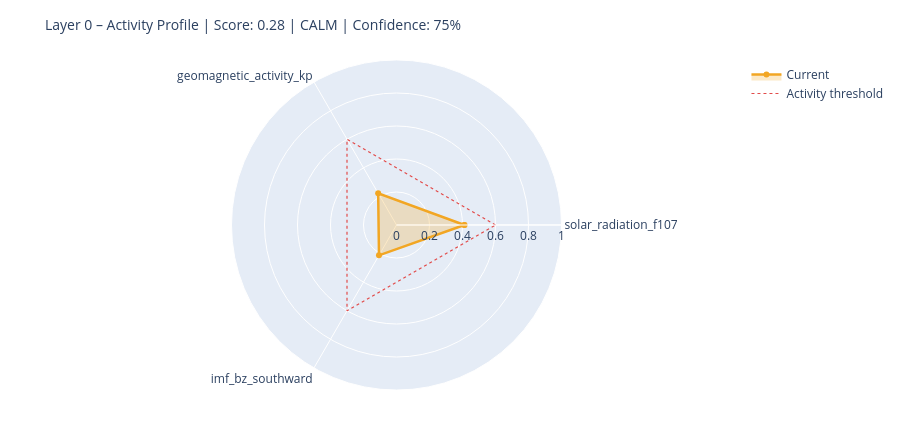

Source (notebook cell):
### Markdown cell above
---
## 6. State Assessment & Handoff to Layer 1

### Code cell
# ============================================================
# STEP 1 – Collect raw values with source modes
# Mode: 'primary' | 'fallback_3h' | 'last_valid' | 'missing'
# ============================================================

def safe_last(df, col):
    if df is None or col not in df.columns: return None
    s = df[col].dropna()
    return float(s.iloc[-1]) if not s.empty else None

f107_now = safe_last(df_f107, 'f10.7')
bz_now   = safe_last(df_mag,  'bz_gsm')
kp_now   = safe_last(df_kp,   'kp')
sw_now   = safe_last(df_sw,   'speed')

source_modes = {
    'F10.7':    'primary'  if f107_now is not None else 'missing',
    'Kp':       'primary'  if kp_now   is not None else 'missing',
    'IMF_Bz':   'primary'  if bz_now   is not None else 'missing',
    'SW_speed': 'primary'  if sw_now   is not None else 'missing',
}

# Kp Fallback – 3h endpoint
if kp_now is None:
    try:
        r = requests.get(
            'https://services.swpc.noaa.gov/json/noaa-planetary-k-index.json',
            timeout=10)
        r.raise_for_status()
        fb = pd.DataFrame(r.json())
        tc = next((c for c in fb.columns if 'time' in c.lower()), fb.columns[0])
        kc = next((c for c in fb.columns if 'kp' in c.lower() and c != tc), None)
        if kc:
            fb[kc] = fb[kc].astype(str).str.extract(r'([0-9]+(?:\.[0-9]*)?)')[0]
            fb[kc] = pd.to_numeric(fb[kc], errors='coerce')
            fb = fb[fb[kc] >= 0].dropna(subset=[kc])
            if not fb.empty:
                kp_now = float(fb[kc].iloc[-1])
                source_modes['Kp'] = 'fallback_3h'
                print(f'  Kp fallback (3h): {kp_now:.1f}')
    except Exception as e:
        print(f'  Kp fallback failed: {e}')

# Solar Wind Fallback – last valid value
if sw_now is None and df_sw is not None and 'speed' in df_sw.columns:
    s = df_sw['speed'].dropna()
    if not s.empty:
        sw_now = float(s.iloc[-1])
        source_modes['SW_speed'] = 'last_valid'
        print(f'  SW fallback (last_valid): {sw_now:.0f} km/s')

print()
print('Source modes:', source_modes)

# ============================================================
# STEP 2 – Score from available components only
# ============================================================

def norm(v, lo, hi):
    if v is None: return None
    return max(0.0, min(1.0, (v - lo) / (hi - lo)))

COMPONENTS = {
    'solar_radiation_f107':    (f107_now, norm(f107_now, 60, 250)),
    'geomagnetic_activity_kp': (kp_now,   norm(kp_now,   0,   9)),
    'imf_bz_southward':        (bz_now,   norm(-(bz_now or 0) if bz_now else None, -5, 30)
                                           if bz_now is not None else None),
    'solar_wind_speed':        (sw_now,   norm(sw_now, 300, 800)),
}

available   = {k: v[1] for k, v in COMPONENTS.items() if v[1] is not None}
unavailable = [k for k, v in COMPONENTS.items() if v[1] is None]

layer0_score = round(sum(available.values()) / len(available), 4) if available else None
confidence   = round(len(available) / len(COMPONENTS), 2)

level = ('unknown'  if layer0_score is None
         else 'calm'     if layer0_score < 0.3
         else 'moderate' if layer0_score < 0.6
         else 'active')

# ============================================================
# STEP 3 – Dominant Driver
# ============================================================

def dominant_driver(kp, f107, bz, sw):
    candidates = []
    if kp   is not None and kp   >= 4:   candidates.append(('geomagnetic',    kp / 9))
    if sw   is not None and sw   >= 500:  candidates.append(('solar_wind',     sw / 800))
    if bz   is not None and bz   <= -5:   candidates.append(('imf_southward',  abs(bz) / 30))
    if f107 is not None and f107 >= 150:  candidates.append(('solar_radiation',f107 / 250))
    return max(candidates, key=lambda x: x[1])[0] if candidates else 'none'

driver = dominant_driver(kp_now, f107_now, bz_now, sw_now)

# ============================================================
# STEP 4 – Downstream expectations
# ============================================================

def downstream_expectation(driver, score, kp, bz, f107):
    exp = {
        'magnetosphere':        'calm',
        'ionosphere':           'calm',
        'schumann_resonance':   'unchanged',
        'lithosphere_currents': 'low',
    }
    if driver == 'geomagnetic' or (kp and kp >= 5):
        exp['magnetosphere']        = 'compressed / storm'
        exp['ionosphere']           = 'elevated disturbance (TEC variability)'
        exp['schumann_resonance']   = 'elevated amplitude possible'
        exp['lithosphere_currents'] = 'elevated induction currents'
    elif driver == 'imf_southward' or (bz and bz <= -5):
        exp['magnetosphere']        = 'energy coupling active'
        exp['ionosphere']           = 'elevated electron density possible'
        exp['schumann_resonance']   = 'slight modulation possible'
    elif driver == 'solar_radiation' or (f107 and f107 >= 150):
        exp['ionosphere']           = 'elevated ionization (F-layer)'
        exp['schumann_resonance']   = 'slightly elevated background activity'
    return exp

downstream = downstream_expectation(driver, layer0_score, kp_now, bz_now, f107_now)

# ============================================================
# CONSOLE OUTPUT
# ============================================================

W = 58
print('=' * W)
print('LAYER 0 – STATE ASSESSMENT')
print('=' * W)
for name, (raw_v, score_v) in COMPONENTS.items():
    if score_v is not None:
        bar = '█' * int(score_v * 20) + '░' * (20 - int(score_v * 20))
        print(f'  {name:<35}  {bar}  {score_v:.2f}')
    else:
        print(f'  {name:<35}  {"─" * 20}  n/a')
print('-' * W)
print(f'  Score ({len(available)}/{len(COMPONENTS)} components):  {layer0_score:.3f}')
print(f'  Confidence:         {confidence:.0%}')
print(f'  Level:              {level.upper()}')
print(f'  Dominant Driver:    {driver}')

# Radar chart
cats = list(available.keys())
vals = list(available.values())
if len(cats) >= 3:
    fig = go.Figure()
    fig.add_trace(go.Scatterpolar(
        r=vals + [vals[0]], theta=cats + [cats[0]],
        fill='toself', fillcolor='rgba(242,166,35,0.25)',
        line=dict(color='#F2A623', width=2.5), name='Current'
    ))
    fig.add_trace(go.Scatterpolar(
        r=[0.6] * (len(cats) + 1), theta=cats + [cats[0]],
        line=dict(color='#E24B4A', dash='dot', width=1.2),
        mode='lines', name='Activity threshold'
    ))
    fig.update_layout(
        title=dict(text=f'Layer 0 – Activity Profile | Score: {layer0_score:.2f} | {level.upper()} | Confidence: {confidence:.0%}',
                   font=dict(size=14)),
        polar=dict(radialaxis=dict(visible=True, range=[0, 1])),
        height=430, showlegend=True,
        margin=dict(l=60, r=60, t=60, b=40)
    )
    fig.show()

### Figure 1 — Plotly figure (JSON) as saved in the notebook; plotly's stock layout.template omitted (floating-point values rounded to 4 significant figures)
{"data": [{"fill": "toself", "fillcolor": "rgba(242,166,35,0.25)", "line": {"color": "#F2A623", "width": 2.5}, "name": "Current", "r": [0.4116, 0.2222, 0.2123, 0.4116], "theta": ["solar_radiation_f107", "geomagnetic_activity_kp", "imf_bz_southward", "solar_radiation_f107"], "type": "scatterpolar"}, {"line": {"color": "#E24B4A", "dash": "dot", "width": 1.2}, "mode": "lines", "name": "Activity threshold", "r": [0.6, 0.6, 0.6, 0.6], "theta": ["solar_radiation_f107", "geomagnetic_activity_kp", "imf_bz_southward", "solar_radiation_f107"], "type": "scatterpolar"}], "layout": {"height": 430, "margin": {"b": 40, "l": 60, "r": 60, "t": 60}, "polar": {"radialaxis": {"range": [0, 1], "visible": true}}, "showlegend": true, "title": {"font": {"size": 14}, "text": "Layer 0 – Activity Profile | Score: 0.28 | CALM | Confidence: 75%"}}}
